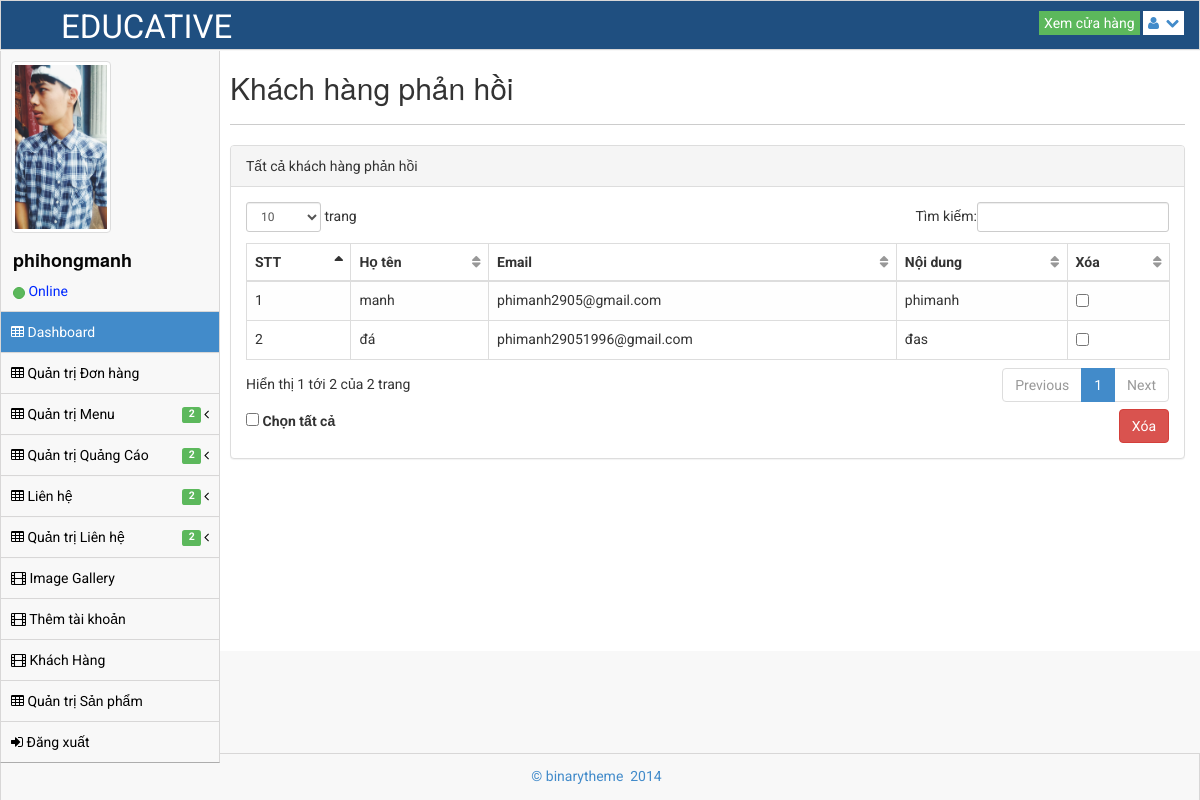
Screenshot of /admin/send-user-list.php (signed in) with the database file from the repository.
### tables this page shows
CREATE TABLE `register` (
  `iid_register` int(64) NOT NULL,
  `vuser` varchar(128) NOT NULL,
  `vpass` varchar(128) NOT NULL,
  `vname` varchar(128) NOT NULL,
  `vmail` varchar(128) NOT NULL,
  `vava` varchar(128) NOT NULL,
  `vlever` varchar(128) NOT NULL
);

CREATE TABLE `contact_form` (
  `id` int(11) NOT NULL,
  `name` varchar(128) NOT NULL,
  `email` varchar(128) NOT NULL,
  `content` text NOT NULL
);

### admin/send-user-list.php (the view, shortened to what this page needs)
<!DOCTYPE html>
 <html lang="en">
<head>
    <link rel="stylesheet" href="assets/plugins/bootstrap/css/bootstrap.css" />
    <link rel="stylesheet" href="assets/css/main.css" />
    <link rel="stylesheet" href="assets/css/theme.css" />
    <link rel="stylesheet" href="assets/css/MoneAdmin.css" />
    <link rel="stylesheet" href="assets/plugins/Font-Awesome/css/font-awesome.css" />
    <link href="assets/plugins/dataTables/dataTables.bootstrap.css" rel="stylesheet" />
</head>
<body class="padTop53 " >
    <div id="wrap">
        <?php include('header.php') ?>
        <?php include('sidebar.php') ?>
        <div id="content">
            <div class="inner">
                <div class="row">
                    <div class="col-lg-12">
                        <h2 class="list-product"> Khách hàng phản hồi </h2>
                    </div>
                </div>
                <hr />
                <div class="row">
                <div class="col-lg-12">
                    <div class="panel panel-default">
                        <div class="panel-heading">
                            Tất cả khách hàng phản hồi
                        </div>
                        <div class="panel-body">
                            <div class="table-responsive">
                                <form action="send-user-list.php" method="post">
                                <table class="table table-striped table-bordered table-hover" id="dataTables-example">
                                    <thead>
                                        <tr>
                                            <th>STT</th>
                                            <th>Họ tên</th>
                                            <th>Email</th>
                                            <th>Nội dung</th>
                                            <th>Xóa</th>
                                        </tr>
                                    </thead>
                                    <tbody>
                                        <?php
                                        include('../host.php');
                                        mysqli_set_charset($connect, "utf8");
                                        $sql_td = mysqli_query($connect, "SELECT * FROM contact_form");
                                        $stt=1;
                                        while ($row = mysqli_fetch_array($sql_td)) {
                                            echo " <tr>";
                                            echo "<td>" . $stt++ . "</td>";
                                            echo "<td>" . $row['name']. "</td>";
                                            echo "<td>" . $row['email'] . "</td>";
                                            echo "<td>" . $row['content'] . "</td>";
                                            echo "<td><input name=chk[] class='checkk' type=checkbox value='" . $row['id'] . "'></td>";
                                            echo "</tr>";
                                        }
                                        ?>
                                    </tbody>
                                </table>
                                    <label><input type="checkbox" id="checkAll" /> Chọn tất cả</label>
                                <input type="submit" name='btn-delete' class="btn btn-danger btn-delete" value="Xóa">
                                </form>
                            </div>
                        </div>
                    </div>
                </div>
            </div>
            </div>
        </div>
    </div>
    <div id="footer">
        <p>&copy;  binarytheme &nbsp;2014 &nbsp;</p>
    </div>
</body>
</html>

### admin/sidebar.php (shortened to what this page needs)
<div id="left" >
    <div class="media user-media well-small">
        <a class="user-link" href="#">
            <img class="media-object img-thumbnail user-img" alt="User Picture" src="<?php
            include('../host.php');
            mysqli_set_charset($connect, "utf8");
            $sql_td = mysqli_query($connect, 'select * from register where vuser="'.$_SESSION['vuser'].'"' );
            while ($row = mysqli_fetch_array($sql_td)) {
                echo $row['vava'];
            }
            ?>" />
        </a>
        <br />
        <div class="media-body">
            <h5 class="media-heading"><?php
                include('../host.php');
                mysqli_set_charset($connect, "utf8");
                $sql_td = mysqli_query($connect, 'select * from register where vuser="'.$_SESSION['vuser'].'"' );
                while ($row = mysqli_fetch_array($sql_td)) {
                    echo $row['vuser'];
                }
                ?></h5>
            <ul class="list-unstyled user-info">
                <li>
                    <a class="btn btn-success btn-xs btn-circle" style="width: 10px;height: 12px;"></a> Online
                </li>
            </ul>
        </div>
        <br />
    </div>
    <ul id="menu" class="collapse">
        <?php
            if(isset($_SESSION['vuser']) && $_SESSION['vlever']==1 ){
                echo '<li class="panel active">
            <a href="index.php" >
                <i class="icon-table"></i> Dashboard
            </a>
        </li>
        <li><a href="cart-list.php"><i class="icon-table"></i> Quản trị Đơn hàng</a></li>
        <li class="panel ">
            <a href="#" data-parent="#menu" data-toggle="collapse" class="accordion-toggle collapsed" data-target="#form-nav">
                <i class="icon-table"></i> Quản trị Menu
                        <span class="pull-right">
                            <i class="icon-angle-left"></i>
                        </span>
                &nbsp; <span class="label label-success">2</span>&nbsp;
            </a>
        </li>
        <li class="panel ">
            <a href="#" data-parent="#menu" data-toggle="collapse" class="accordion-toggle collapsed" data-target="#ads-nav">
                <i class="icon-table"></i> Quản trị Quảng Cáo
                        <span class="pull-right">
                            <i class="icon-angle-left"></i>
                        </span>
                &nbsp; <span class="label label-success">2</span>&nbsp;
            </a>
        </li>
        <li class="panel ">
            <a href="#" data-parent="#menu" data-toggle="collapse" class="accordion-toggle collapsed" data-target="#kh-nav">
                <i class="icon-table"></i> Liên hệ
                        <span class="pull-right">
                            <i class="icon-angle-left"></i>
                        </span>
                &nbsp; <span class="label label-success">2</span>&nbsp;
            </a>
        </li>
        <li class="panel ">
            <a href="#" data-parent="#menu" data-toggle="collapse" class="accordion-toggle collapsed" data-target="#lh-nav">
                <i class="icon-table"></i> Quản trị Liên hệ
                        <span class="pull-right">
                            <i class="icon-angle-left"></i>
                        </span>
                &nbsp; <span class="label label-success">2</span>&nbsp;
            </a>
        </li>
        <li><a href="gallery.php"><i class="icon-film"></i> Image Gallery </a></li>
        <li><a href="add-user.php"><i class="icon-film"></i> Thêm tài khoản </a></li>
        <li><a href="khachhang.php"><i class="icon-film"></i> Khách Hàng </a></li>
        <li><a href="product-list.php"><i class="icon-table"></i> Quản trị Sản phẩm</a></li>
        <li><a href="../logout.php"><i class="icon-signin"></i> Đăng xuất </a></li>';
            }else if(isset($_SESSION['vuser']) && $_SESSION['vlever']==2){
                echo '<li class="panel active">
            <a href="index.php" >
                <i class="icon-table"></i> Dashboard
            </a>
        </li>
        <li><a href="cart-list.php"><i class="icon-table"></i> Quản trị Đơn hàng</a></li>
            <li class="panel ">
            <a href="#" data-parent="#menu" data-toggle="collapse" class="accordion-toggle collapsed" data-target="#form-nav">
                <i class="icon-table"></i> Quản trị Menu
                        <span class="pull-right">
                            <i class="icon-angle-left"></i>
                        </span>
                &nbsp; <span class="label label-success">2</span>&nbsp;
            </a>
            <ul class="collapse" id="form-nav">
                <li class=""><a href="add-menu.php"><i class="icon-angle-right"></i> Thêm mới Menu </a></li>
                <li class=""><a href="menu-list.php"><i class="icon-angle-right"></i> Danh sách Menu </a></li>
            </ul>
        </li>
        <li class="panel ">
            <a href="#" data-parent="#menu" data-toggle="collapse" class="accordion-toggle collapsed" data-target="#ads-nav">
                <i class="icon-table"></i> Quản trị Quảng Cáo
                        <span class="pull-right">
                            <i class="icon-angle-left"></i>
                        </span>
                &nbsp; <span class="label label-success">2</span>&nbsp;
            </a>
            <ul class="collapse" id="ads-nav">
                <li class=""><a href="ads-list.php"><i class="icon-angle-right"></i> Chỉnh sửa Banner Trái </a></li>
                <li class=""><a href="slideshow-list.php"><i class="icon-angle-right"></i> Chỉnh sửa Slideshow </a></li>
            </ul>
        </li>
        <li class="panel ">
            <a href="#" data-parent="#menu" data-toggle="collapse" class="accordion-toggle collapsed" data-target="#kh-nav">
                <i class="icon-table"></i> Quản trị Khách hàng
                        <span class="pull-right">
                            <i class="icon-angle-left"></i>
                        </span>
                &nbsp; <span class="label label-success">2</span>&nbsp;
            </a>
            <ul class="collapse" id="kh-nav">
                <li class=""><a href="contact-list.php"><i class="icon-angle-right"></i> Nhận thông tin mới </a></li>
                <li class=""><a href="send-user-list.php"><i class="icon-angle-right"></i> Khách hàng phản hồi  </a></li>
            </ul>
        </li>
        <li class="panel ">
            <a href="#" data-parent="#menu" data-toggle="collapse" class="accordion-toggle collapsed" data-target="#lh-nav">
                <i class="icon-table"></i> Quản trị Liên hệ
                        <span class="pull-right">
                            <i class="icon-angle-left"></i>
                        </span>
                &nbsp; <span class="label label-success">2</span>&nbsp;
            </a>
            <ul class="collapse" id="lh-nav">
                <li class=""><a href="branch-list.php"><i class="icon-angle-right"></i> Quản lý chi nhánh </a></li>
                <li class=""><a href="send-user-list.php"><i class="icon-angle-right"></i> Khách hàng phản hồi  </a></li>
            </ul>
        </li>
        <li><a href="gallery.php"><i class="icon-film"></i> Image Gallery </a></li>
        <li><a href="product-list.php"><i class="icon-table"></i> Quản trị Sản phẩm</a></li>
        <li><a href="../logout.php"><i class="icon-signin"></i> Đăng xuất </a></li>';
            }else if(isset($_SESSION['vuser']) && $_SESSION['vlever']==3){
                echo '<li class="panel active">
            <a href="index.php" >
                <i class="icon-table"></i> Dashboard
            </a>
        </li>
        <li class="panel ">
            <a href="#" data-parent="#menu" data-toggle="collapse" class="accordion-toggle collapsed" data-target="#ads-nav">
                <i class="icon-table"></i> Quản trị Quảng Cáo
                        <span class="pull-right">
                            <i class="icon-angle-left"></i>
                        </span>
                &nbsp; <span class="label label-success">2</span>&nbsp;
            </a>
            <ul class="collapse" id="ads-nav">
                <li class=""><a href="ads-list.php"><i class="icon-angle-right"></i> Chỉnh sửa Banner Trái </a></li>
                <li class=""><a href="slideshow-list.php"><i class="icon-angle-right"></i> Chỉnh sửa Slideshow </a></li>
            </ul>
        </li>
        <li><a href="gallery.php"><i class="icon-film"></i> Image Gallery </a></li>
        <li><a href="product-list.php"><i class="icon-table"></i> Quản trị Sản phẩm</a></li>
        <li><a href="../logout.php"><i class="icon-signin"></i> Đăng xuất </a></li>';
            }else{
            }
        ?>
    </ul>
</div>

### admin/assets/css/MoneAdmin.css (style rules this page uses)
body { background-color: #f8f8f8; }
table.dataTable thead .sorting, table.dataTable thead .sorting_asc:after, table.dataTable thead .sorting_desc, table.dataTable thead .sorting_asc_disabled, table.dataTable thead .sorting_desc_disabled { background: transparent; }
table.dataTable thead .sorting_asc:after { content: "\f0de"; float: right; font-family: fontawesome; }
table.dataTable thead .sorting:after { content: "\f0dc"; float: right; font-family: fontawesome; color: rgba(50,50,50,.5); }
.btn-circle { width: 30px; height: 30px; padding: 6px 0; border-radius: 15px; text-align: center; font-size: 12px; line-height: 1.428571429; }

### rows the page displays
register: vava (picture), vuser "phihongmanh"
contact_form: name "manh", email "phimanh2905@gmail.com", content "phimanh"
contact_form: name "đá", email "phimanh29051996@gmail.com", content "đas"
